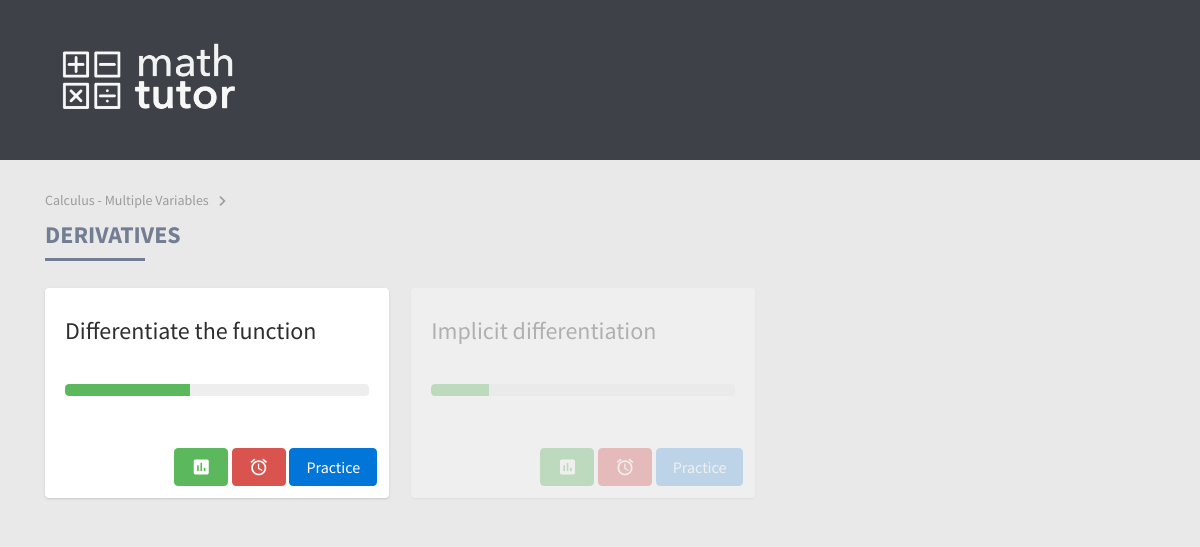
/course/2/topic/2, run on the app's committed database.
### main/models.py (models this page shows, shortened)
class Course(models.Model):
	course_name = models.CharField(max_length=200)
	course_desc = models.CharField(max_length=200)
	course_color = models.CharField(max_length=200)
	course_active = models.BooleanField(default = False)

class Topic(models.Model):
	topic_name = models.CharField(max_length=200)
	course = models.ForeignKey(Course, on_delete=models.CASCADE)

class Exercise(models.Model):
	exercise_name = models.CharField(max_length=200)
	exercise_active = models.BooleanField(default = False)
	file_name = models.CharField(max_length=200)
	topic = models.ForeignKey(Topic, on_delete=models.CASCADE)

### main/views.py (the view)
# urls.py: url(r'^course/(?P<course_id>[0-9])/topic/(?P<topic_id>[0-9])$', views.topic, name='topic'),
def topic(request, course_id, topic_id):
    course = get_object_or_404(Course, pk=course_id)
    topic = get_object_or_404(Topic, pk=topic_id)
    return render(request, 'topic.html', {
        'progressRange': range(0, 100),
        'course': course,
        'topic': topic,
    })

### main/templates/topic.html
{% extends "header.html" %}
{% block content %}
  {% load staticfiles %}
  <span class="path">
  <a href="/course/{{ course.id }}">{{ course.course_name }}</a> <i class="material-icons">keyboard_arrow_right</i>
  </span>
  <h3>{{ topic.topic_name }}</h3>
  <hr>
  <br>
  {% if topic.exercise_set.all %}
  <div class="exercises">
    {% for exercise in topic.exercise_set.all %}
        <div class="exercise card {% if not exercise.exercise_active %}inactive{% endif %}">
          <div class="card-block">
            <h4 class="card-title">{{ exercise.exercise_name }}</h4>
            <p class="card-text">
              <br>
              {% with progressRange|random as progress %}
              <progress class="progress progress-success" value="{{progress}}" max="100"></progress>
              {% endwith %}
            </p>
          </div>
          <div class="card-footer text-xs-right">
            <button type="button" class="btn btn-success"><i class="material-icons">assessment</i></button>
            <button type="button" class="btn btn-danger"><i class="material-icons">alarm</i></button>
            <a href="/course/{{ course.id }}/topic/{{ topic.id }}/exercise/{{ exercise.id }}"><button type="button" class="btn btn-primary {% if not exercise.exercise_active %}disabled{% endif %}">Practice</button></a>
          </div>
        </div>
    {% endfor %}
  </div>
  {% endif %}
{% endblock %}

### main/static/css/style.css (style rules this page uses)
body { background-color: #e9e9e9; font-family: 'Source Sans Pro', 'Helvetica Neue', 'Segoe UI', Helvetica, Arial, sans-serif; font-size: 18px; overflow-x: hidden; color: #3e4248; -webkit-font-smoothing: antialiased; -moz-osx-font-smoothing: grayscale; }
* { outline: 0 !important; }
p { font-size: 18px; line-height: 1.5; color: #8a8e91; }
a { color:#999; text-decoration: none; }
.path a { color: #9c9c9c; font-size: 14px; }
.path .material-icons { color: #9c9c9c; vertical-align: middle; }
h1, h2, h3, h4, h5, h6 { font-family: 'Source Sans Pro', 'Helvetica Neue', 'Segoe UI', Helvetica, Arial, sans-serif; position: relative; margin: 10px 0; }
h3 { font-size: 24px !important; text-transform: uppercase; color: #737e93; display: block; font-weight: 700; }
hr { border: none; border-bottom: 3px solid #737e93; width: 100px; margin: 0px; }
h4 { font-size: 24px; color: gray; }
.material-icons { vertical-align: bottom; font-size: 20px !important; }
.card-footer { border: none; padding: .75rem .75rem !important; background: none !important; }
.question.card, .topic.card, .exercise.card { border: none; box-shadow: 0 1px 3px rgba(0,0,0,0.10), 0 1px 2px rgba(0,0,0,0.05); transition: all 0.3s cubic-bezier(.25,.8,.25,1); }
.card.inactive { opacity: 0.3; }
.exercise h4.card-title, .topic h4.card-title { color: #2e2e2e; }
.progress { height: 20px; margin-bottom: 20px; overflow: hidden; background-color: #f5f5f5; border-radius: 4px; -webkit-box-shadow: inset 0 1px 2px rgba(0,0,0,0.1); box-shadow: inset 0 1px 2px rgba(0,0,0,0.1); }
.progress { background-image: -webkit-gradient(linear,left 0,left 100%,from(#ebebeb),to(#f5f5f5)); background-image: -webkit-linear-gradient(top,#ebebeb 0,#f5f5f5 100%); background-image: -moz-linear-gradient(top,#ebebeb 0,#f5f5f5 100%); background-image: linear-gradient(to bottom,#ebebeb 0,#f5f5f5 100%); background-repeat: repeat-x; filter: progid:DXImageTransform.Microsoft.gradient(startColorstr='#ffebebeb',endColorstr='#fff5f5f5',GradientType=0); }
.progress { height: 12px; background-color: #ebeef1; background-image: none; box-shadow: none; }
@media screen and (min-width: 760px) { .topic.card, .exercise.card { width: 31%; margin-right: 2%; margin-bottom: 2%; } }
@media screen and (min-width: 760px) { .topics, .exercises { display: flex; flex-wrap: wrap; justify-content: flex-start; } }

### data on the page
Course: course_name "Calculus - Multiple Variables"
Topic: topic_name "DERIVATIVES"
Exercise: exercise_name "Differentiate the function", {{ progress }} 41 (drawn)
Exercise: exercise_name "Implicit differentiation", {{ progress }} 19 (drawn)
